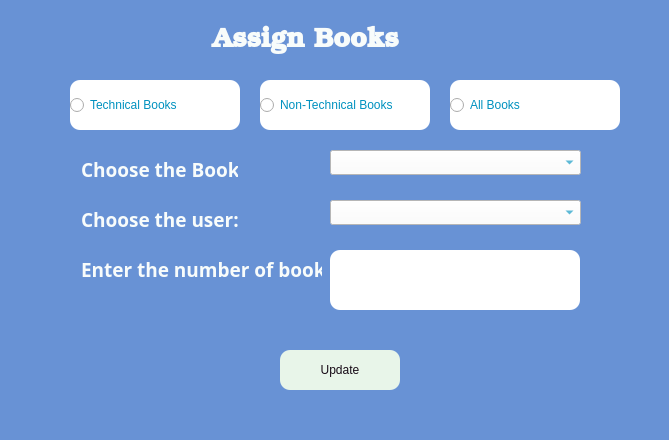
<?xml version="1.0" encoding="UTF-8"?>
<ui version="4.0">
 <class>Assign</class>
 <widget class="QDialog" name="Assign">
  <property name="geometry">
   <rect>
    <x>0</x>
    <y>0</y>
    <width>669</width>
    <height>440</height>
   </rect>
  </property>
  <property name="windowTitle">
   <string>Dialog</string>
  </property>
  <property name="styleSheet">
   <string notr="true">background-color: #6892d5;
color: #f8fcfb;</string>
  </property>
  <widget class="QLabel" name="label_4">
   <property name="geometry">
    <rect>
     <x>210</x>
     <y>20</y>
     <width>191</width>
     <height>41</height>
    </rect>
   </property>
   <property name="font">
    <font>
     <family>URW Bookman</family>
     <pointsize>20</pointsize>
     <bold>true</bold>
    </font>
   </property>
   <property name="styleSheet">
    <string notr="true">color: #f8fcfb;</string>
   </property>
   <property name="text">
    <string>Assign Books</string>
   </property>
   <property name="scaledContents">
    <bool>false</bool>
   </property>
   <property name="alignment">
    <set>Qt::AlignCenter</set>
   </property>
  </widget>
  <widget class="QRadioButton" name="radioButton">
   <property name="geometry">
    <rect>
     <x>70</x>
     <y>80</y>
     <width>170</width>
     <height>50</height>
    </rect>
   </property>
   <property name="styleSheet">
    <string notr="true">color:#0091bf;
border-radius:10px;
background-color: rgb(255, 255, 255);
</string>
   </property>
   <property name="text">
    <string>Technical Books</string>
   </property>
   <attribute name="buttonGroup">
    <string notr="true">radioButtonGroup</string>
   </attribute>
  </widget>
  <widget class="QRadioButton" name="radioButton_2">
   <property name="geometry">
    <rect>
     <x>260</x>
     <y>80</y>
     <width>170</width>
     <height>50</height>
    </rect>
   </property>
   <property name="styleSheet">
    <string notr="true">color:#0091bf;
border-radius:10px;
background-color: rgb(255, 255, 255);
</string>
   </property>
   <property name="text">
    <string>Non-Technical Books</string>
   </property>
   <attribute name="buttonGroup">
    <string notr="true">radioButtonGroup</string>
   </attribute>
  </widget>
  <widget class="QRadioButton" name="radioButton_3">
   <property name="geometry">
    <rect>
     <x>450</x>
     <y>80</y>
     <width>170</width>
     <height>50</height>
    </rect>
   </property>
   <property name="styleSheet">
    <string notr="true">color:#0091bf;
border-radius:10px;
background-color: rgb(255, 255, 255);
</string>
   </property>
   <property name="text">
    <string>All Books</string>
   </property>
   <attribute name="buttonGroup">
    <string notr="true">radioButtonGroup</string>
   </attribute>
  </widget>
  <widget class="QLabel" name="label_9">
   <property name="geometry">
    <rect>
     <x>81</x>
     <y>150</y>
     <width>157</width>
     <height>38</height>
    </rect>
   </property>
   <property name="font">
    <font>
     <family>Umpush</family>
     <pointsize>14</pointsize>
     <bold>true</bold>
    </font>
   </property>
   <property name="text">
    <string>Choose the Book</string>
   </property>
  </widget>
  <widget class="QComboBox" name="comboBox_2">
   <property name="geometry">
    <rect>
     <x>330</x>
     <y>150</y>
     <width>251</width>
     <height>25</height>
    </rect>
   </property>
   <property name="styleSheet">
    <string notr="true">color:#0091bf;
background-color: rgb(255, 255, 255);
</string>
   </property>
  </widget>
  <widget class="QLabel" name="label_10">
   <property name="geometry">
    <rect>
     <x>81</x>
     <y>200</y>
     <width>161</width>
     <height>38</height>
    </rect>
   </property>
   <property name="font">
    <font>
     <family>Umpush</family>
     <pointsize>14</pointsize>
     <bold>true</bold>
    </font>
   </property>
   <property name="text">
    <string>Choose the user:</string>
   </property>
  </widget>
  <widget class="QComboBox" name="comboBox">
   <property name="geometry">
    <rect>
     <x>330</x>
     <y>200</y>
     <width>251</width>
     <height>25</height>
    </rect>
   </property>
   <property name="styleSheet">
    <string notr="true">color:#0091bf;
background-color: rgb(255, 255, 255);
</string>
   </property>
  </widget>
  <widget class="QPushButton" name="pushButton">
   <property name="geometry">
    <rect>
     <x>280</x>
     <y>350</y>
     <width>120</width>
     <height>40</height>
    </rect>
   </property>
   <property name="styleSheet">
    <string notr="true">background-color: #e8f5e9;
color:#170a16;
border-radius:10px;
</string>
   </property>
   <property name="text">
    <string>Update</string>
   </property>
  </widget>
  <widget class="QLabel" name="label_8">
   <property name="geometry">
    <rect>
     <x>81</x>
     <y>250</y>
     <width>241</width>
     <height>38</height>
    </rect>
   </property>
   <property name="font">
    <font>
     <family>Umpush</family>
     <pointsize>14</pointsize>
     <bold>true</bold>
    </font>
   </property>
   <property name="text">
    <string>Enter the number of book:</string>
   </property>
  </widget>
  <widget class="QTextEdit" name="textEdit">
   <property name="geometry">
    <rect>
     <x>330</x>
     <y>250</y>
     <width>250</width>
     <height>60</height>
    </rect>
   </property>
   <property name="styleSheet">
    <string notr="true">color:#0091bf;
border-radius:10px;
background-color: rgb(255, 255, 255);
</string>
   </property>
  </widget>
 </widget>
 <resources/>
 <connections/>
 <buttongroups>
  <buttongroup name="radioButtonGroup"/>
 </buttongroups>
</ui>
